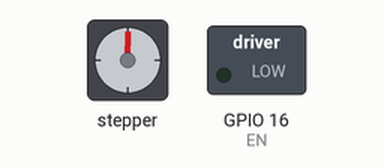
Recording of a program running on a simulated Raspberry Pi (BCM pin numbers). Parts: stepper motor, switched loads named in the program (green lamp = pin HIGH). The stepper is drawn at 200 steps a turn; pins used as bus, display or sensor lines are not drawn; what the program prints to the terminal is not drawn. At 6.4 s the program stops and its outputs stay as they are.

Above: at 0.15 s.
At 1.65 s:
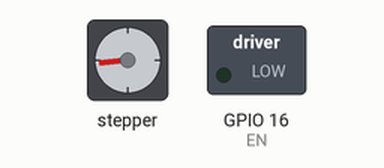
At 3.15 s:
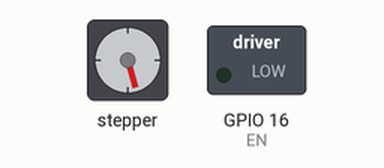
At 6.5 s:
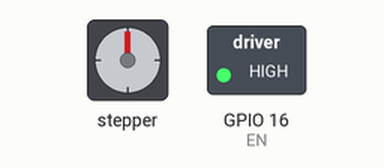
Timing chart, 0 to 7.9 s (numbered marks = the images above):
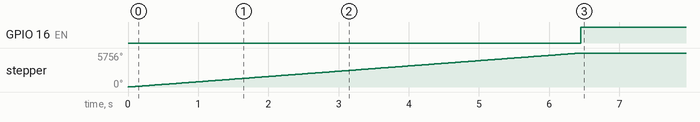

The program:

gpio_test.py
```python
#!/usr/bin/env python3
"""
Raw GPIO test for horizontal motor (lgpio — Pi 5 compatible).
Run: sudo python3 ble/gpio_test.py
"""
import time
import sys

try:
    import lgpio
except ImportError:
    print("ERROR: lgpio not found. Run: sudo apt install python3-lgpio")
    sys.exit(1)

STEP = 12
DIR  = 12
EN   = 16

# Pi 5 uses gpiochip4 for the 40-pin header; Pi 4 and earlier use gpiochip0.
# Try both and use whichever opens successfully.
h = None
for chip in [4, 0]:
    try:
        h = lgpio.gpiochip_open(chip)
        print(f"Opened gpiochip{chip}")
        break
    except Exception as e:
        print(f"gpiochip{chip} failed: {e}")

if h is None:
    print("ERROR: could not open any GPIO chip")
    sys.exit(1)

lgpio.gpio_claim_output(h, STEP, 0)
lgpio.gpio_claim_output(h, DIR,  0)
lgpio.gpio_claim_output(h, EN,   1)  # start disabled

print(f"Pins: STEP={STEP}, DIR={DIR}, EN={EN}")
print("Enabling driver (EN=LOW)...")
lgpio.gpio_write(h, EN,  0)
lgpio.gpio_write(h, DIR, 1)

print("Pulsing STEP 3200 times — motor should move...")
for i in range(3200):
    lgpio.gpio_write(h, STEP, 1)
    time.sleep(0.001)
    lgpio.gpio_write(h, STEP, 0)
    time.sleep(0.001)

lgpio.gpio_write(h, EN, 1)
lgpio.gpiochip_close(h)
print("Done. Did the motor move?")
```

Measured:
- by itself, GPIO 16 (EN): LOW → HIGH at 6.4 s
- by itself, stepper: turns 5756° clockwise in 6.4 s
